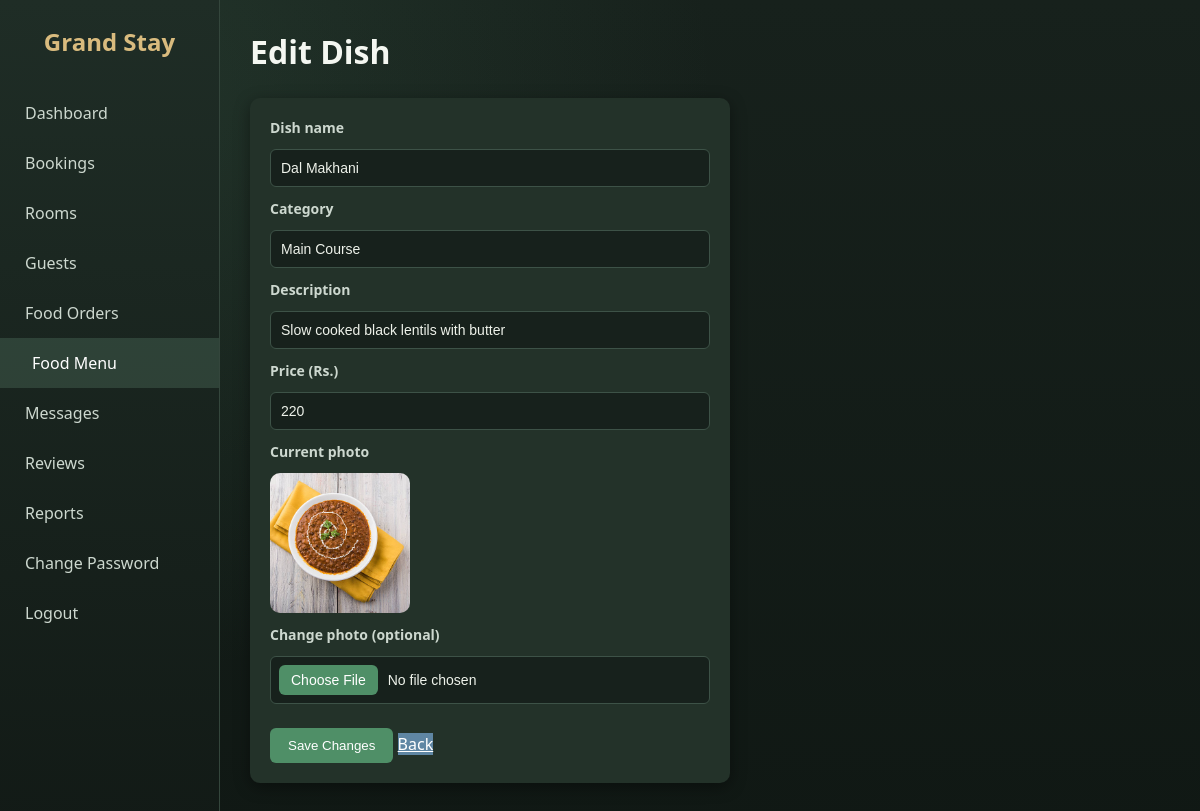
Screenshot of /food_edit.php?id=2 (signed in) with the database file from the repository.
### tables this page shows
CREATE TABLE `food_items` (
  `id` int(11) NOT NULL,
  `name` varchar(100) NOT NULL,
  `category` varchar(50) NOT NULL,
  `description` varchar(255) DEFAULT NULL,
  `price` decimal(10,2) NOT NULL,
  `available` tinyint(1) DEFAULT 1,
  `image` varchar(255) DEFAULT NULL
);

### food_edit.php (the view, shortened to what this page needs)
<?php
include "../includes/db.php";
$id = (int)($_GET["id"] ?? 0);
$stmt = $conn->prepare("SELECT * FROM food_items WHERE id = ?");
$stmt->bind_param("i", $id);
$stmt->execute();
$f = $stmt->get_result()->fetch_assoc();
?>
<!DOCTYPE html>
<html lang="en">
<head>
  <link rel="stylesheet" href="../css/admin.css">
</head>
<body>
<?php include "sidebar.php"; ?>
<div class="main">
  <h1>Edit Dish</h1>
  <form method="POST" enctype="multipart/form-data" class="add-room" style="flex-direction:column; max-width:480px;">
    <label>Dish name</label>
    <input type="text" name="name" value="<?php echo htmlspecialchars($f["name"]); ?>" required>
    <label>Category</label>
    <input type="text" name="category" value="<?php echo htmlspecialchars($f["category"]); ?>" required>
    <label>Description</label>
    <input type="text" name="description" value="<?php echo htmlspecialchars($f["description"]); ?>">
    <label>Price (Rs.)</label>
    <input type="number" name="price" value="<?php echo (float)$f["price"]; ?>" min="1" step="1" required>
    <label>Current photo</label>
    <?php if ($f["image"]) { ?>
      <img src="../images/food/<?php echo htmlspecialchars($f["image"]); ?>" class="thumb big" alt="">
    <?php } else { echo "<p>No photo yet.</p>"; } ?>
    <label>Change photo (optional)</label>
    <input type="file" name="image" accept=".jpg,.jpeg,.png,.webp">
    <div style="margin-top:12px;">
      <button type="submit" class="act green">Save Changes</button>
      <a href="food_menu.php" class="act blue">Back</a>
    </div>
  </form>
</div>
</body>
</html>

### admin.css (style rules this page uses)
* { margin: 0; padding: 0; box-sizing: border-box; }
body { font-family: 'Segoe UI', Arial, sans-serif; background: #f2f4f7; color: #333; }
.main { margin-left: 220px; padding: 30px; }
.main h1 { margin-bottom: 25px; color: #1c2b3a; }
.act.green { background: #28a745; }
.act.blue { background: #007bff; }
.add-room { display: flex; gap: 12px; flex-wrap: wrap; margin-bottom: 25px; background: #fff; padding: 20px; border-radius: 10px; box-shadow: 0 3px 10px rgba(0,0,0,0.08); }
.add-room input, .add-room select, td select { padding: 10px; border: 1px solid #ccc; border-radius: 6px; font-size: 14px; }
.add-room button, td button.act { border: none; cursor: pointer; padding: 10px 18px; border-radius: 6px; color: #fff; }
:root { --bg: #f6f4ec; --bg2: #ebeee2; --card: #fdfcf7; --main: #4f6b5a; --main-dark: #3d5546; --accent: #c9a86a; --accent-dark: #b08f4f; --soft: #dfe8da; --text: #3f4a42; --muted: #7a857d; }
body { color: var(--text) !important; background: radial-gradient(circle at 10% 15%, rgba(223,232,218,0.8), transparent 45%), linear-gradient(180deg, var(--bg), var(--bg2)) !important; background-attachment: fixed !important; }
.main h1, .main h2 { color: var(--main-dark) !important; }
.add-room { background: var(--card) !important; box-shadow: 0 4px 14px rgba(79,107,90,0.14) !important; }
.add-room input, .add-room select, td select, .login-box input { background: #fff !important; border: 1px solid #d9e0d3 !important; }
.act.green { background: #7f9d84 !important; }
.act.blue { background: #7f9bb0 !important; }
body { color: #eef2ea !important; background: radial-gradient(circle at 10% 10%, rgba(80,130,100,0.20), transparent 45%), linear-gradient(180deg, #17211c, #101814) !important; background-attachment: fixed !important; }
.main h1, .main h2 { color: #f4f7f1 !important; }
.add-room { background: #233229 !important; box-shadow: 0 4px 16px rgba(0,0,0,0.4) !important; }
.add-room input, .add-room select, td select, .login-box input { background: #17211c !important; color: #eef2ea !important; border: 1px solid #3d5247 !important; }
.add-room input::placeholder, .login-box input::placeholder { color: #8a9a8f; }
.act.green { background: #4f8f67 !important; color: #fff !important; }
.act.blue { background: #5f86a3 !important; color: #fff !important; }
.thumb { width: 55px; height: 55px; object-fit: cover; border-radius: 10px; display: block; }
.thumb.big { width: 140px; height: 140px; }
.add-room label { color: #cdd8cf; font-weight: 600; font-size: 14px; }
.add-room input[type=file] { color: #cdd8cf; padding: 8px; }

### rows the page displays
food_items: name "Dal Makhani", category "Main Course", description "Slow cooked black lentils with butter", price "220", image (picture)

### other values shown
$m[1] "Dashboard"
$m[1] "Bookings"
$m[1] "Rooms"
$m[1] "Guests"
$m[1] "Food Orders"
$m[1] "Food Menu"
$m[1] "Messages"
$m[1] "Reviews"
$m[1] "Reports"
$m[1] "Change Password"
